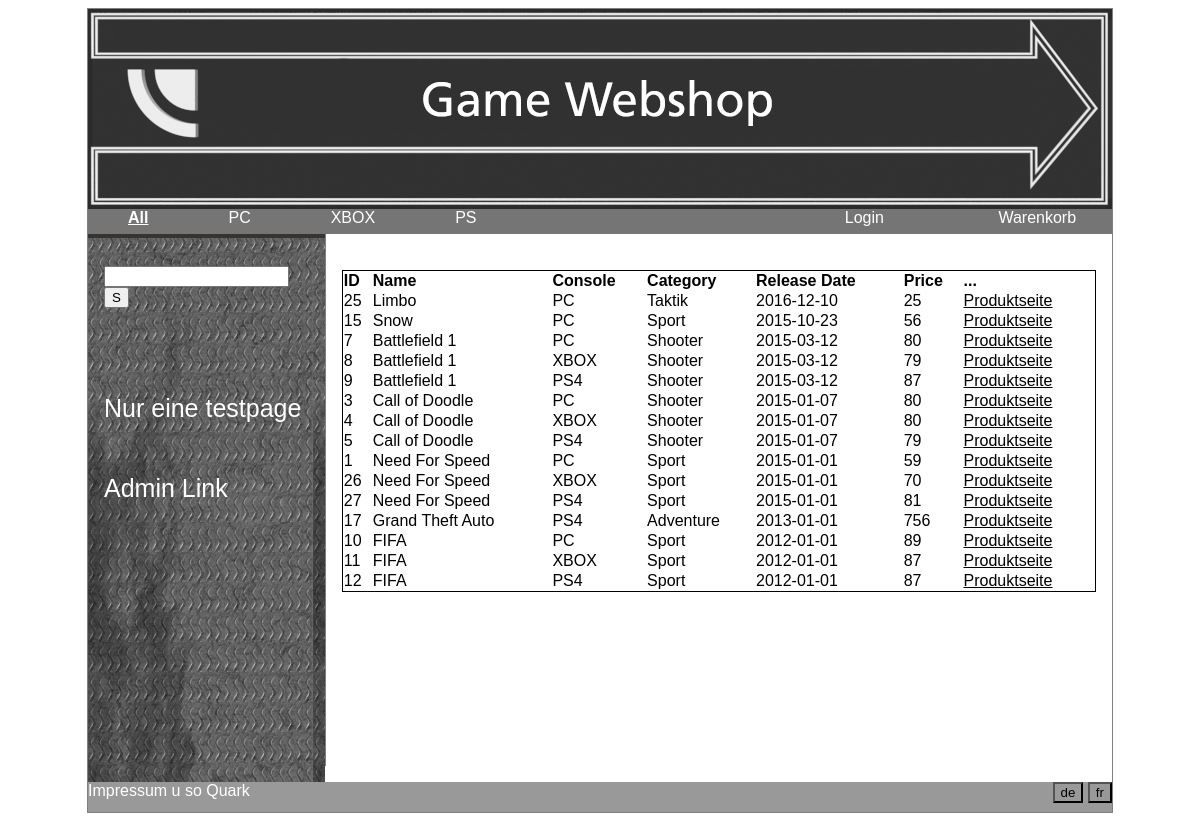
Screenshot of /A09/releases.php with the database file from the repository.
### tables this page shows
CREATE TABLE `product` (
  `id` int(11) NOT NULL,
  `game_id` int(11) DEFAULT NULL,
  `console_id` int(11) NOT NULL COMMENT 'Foreign Key to console',
  `price` decimal(10,0) NOT NULL,
  `sold_units` int(11) NOT NULL,
  `description` varchar(30) NOT NULL DEFAULT 'Standart' COMMENT 'Normalerweise: Standart Edition'
);

CREATE TABLE `game` (
  `id` int(11) NOT NULL,
  `name` varchar(30) NOT NULL,
  `description` text NOT NULL,
  `category` int(11) NOT NULL COMMENT 'Foreign Key to Category',
  `manufacturer` varchar(11) NOT NULL,
  `releaseDate` date NOT NULL DEFAULT '2015-01-01'
);

CREATE TABLE `console` (
  `id` int(11) NOT NULL,
  `name` varchar(8) NOT NULL
);

CREATE TABLE `category` (
  `id` int(11) NOT NULL,
  `name` varchar(11) NOT NULL
);

### A09/functions.php (called while the page is built, shortened)
<?php
function get_param($name, $default) {
	if (!isset($_GET[$name]))
	return $default;
	return urldecode($_GET[$name]);
}
?>

### A09/Product.php (called while the page is built, shortened)
<?php
class Product {
	private $id, $game_id, $name, $description, $console, $category, $price, $releaseDate;
	public function getId() {
		return $this->id;
	}
	public function getName() {
		return $this->name;
	}
	public function getConsole() {
		return $this->console;
	}
	public function getCategory() {
		return $this->category;
	}
	public function getPrice() {
		return $this->price;
	}
	public function getReleaseDate() {
		return $this->releaseDate;
	}
static public function getProducts($filter = '0', $groupBy = 'game.id') {
	$products = array();
	$sqlStatement = "SELECT
			product.id as id,
			game.name AS name,
			game.description AS description,
			console.name AS console,
			category.name AS category,
			price AS price,
			game.releaseDate as releaseDate
		FROM product
		LEFT JOIN game ON game.id = product.game_id
		LEFT JOIN console ON console.id = product.console_id
		LEFT JOIN category ON category.id = game.category
		";
	$sqlStatement = $sqlStatement." GROUP BY ".$groupBy.", product.id";
	$res = DB::doQuery(
		$sqlStatement
	);
	while ($product = $res->fetch_object(get_class()))
	$products[] = $product;
	return $products;
}
}

### A09/db.inc.php (called while the page is built, shortened)
<?php
class DB extends mysqli{
	static private $instance;
	static public function getInstance() {
		if ( !self::$instance )
		@self::$instance = new DB();
		return self::$instance;
	}
	static public function doQuery($sql) {
	return self::getInstance()->query($sql);
	}
}
?>

### A09/releases.php (the view, shortened to what this page needs)
<?php
	include "functions.php";
	require_once "db.inc.php";
	require_once "Product.php";
	$console = get_param('console', '0');
    include "topNav.php";
    include "asideNav.php";
	$parametersURL = "console=$console";
	$groupBy = 'game.releaseDate DESC';
	$products = Product::getProducts($console, $groupBy);
?>
<article>
		<table class ="ListTable">
			<tr>
				<th> ID </th><th> Name </th><th> Console </th> <th> Category </th><th>Release Date</th><th> Price </th><th> ... </th>
			</tr>
		<?php
		foreach($products as $p){
			echo "<tr>";
			echo "<td>".$p->getId()."</td>";
			echo "<td>".$p->getName()."</td>";
			echo "<td>".$p->getConsole()."</td>";
			echo "<td>".$p->getCategory()."</td>";
			echo "<td>".$p->getReleaseDate()."</td>";
			echo "<td>".$p->getPrice()."</td>";
			echo "<td><a href='article.php?article=".$p->getId()."&".$parametersURL."'>Produktseite</a></td>";
			echo "</tr>";
		}
		?>
	</table>
</article>

### A09/mainstyle.css (style rules this page uses)
a { color: WHITE; }
article { color: black; margin-left: 150px; border-left: 1px solid gray; padding: 1em; overflow: hidden; height: 100%; min-height: 500px; }
article a { color:BLACK; }
table.ListTable { width:100%; border: 1px solid black; border-collapse: collapse; border-spacing: 5px; padding: 15px; text-align: left; }

### rows the page displays
product: id "25", game.name "Limbo", console.name "PC", category.name "Taktik", game.releaseDate "2016-12-10", price "25"
product: id "15", game.name "Snow", console.name "PC", category.name "Sport", game.releaseDate "2015-10-23", price "56"
product: id "7", game.name "Battlefield 1", console.name "PC", category.name "Shooter", game.releaseDate "2015-03-12", price "80"
product: id "8", game.name "Battlefield 1", console.name "XBOX", category.name "Shooter", game.releaseDate "2015-03-12", price "79"
product: id "9", game.name "Battlefield 1", console.name "PS4", category.name "Shooter", game.releaseDate "2015-03-12", price "87"
product: id "3", game.name "Call of Doodle", console.name "PC", category.name "Shooter", game.releaseDate "2015-01-07", price "80"
product: id "4", game.name "Call of Doodle", console.name "XBOX", category.name "Shooter", game.releaseDate "2015-01-07", price "80"
product: id "5", game.name "Call of Doodle", console.name "PS4", category.name "Shooter", game.releaseDate "2015-01-07", price "79"
product: id "1", game.name "Need For Speed", console.name "PC", category.name "Sport", game.releaseDate "2015-01-01", price "59"
product: id "26", game.name "Need For Speed", console.name "XBOX", category.name "Sport", game.releaseDate "2015-01-01", price "70"
product: id "27", game.name "Need For Speed", console.name "PS4", category.name "Sport", game.releaseDate "2015-01-01", price "81"
product: id "17", game.name "Grand Theft Auto", console.name "PS4", category.name "Adventure", game.releaseDate "2013-01-01", price "756"
product: id "10", game.name "FIFA", console.name "PC", category.name "Sport", game.releaseDate "2012-01-01", price "89"
product: id "11", game.name "FIFA", console.name "XBOX", category.name "Sport", game.releaseDate "2012-01-01", price "87"
product: id "12", game.name "FIFA", console.name "PS4", category.name "Sport", game.releaseDate "2012-01-01", price "87"
